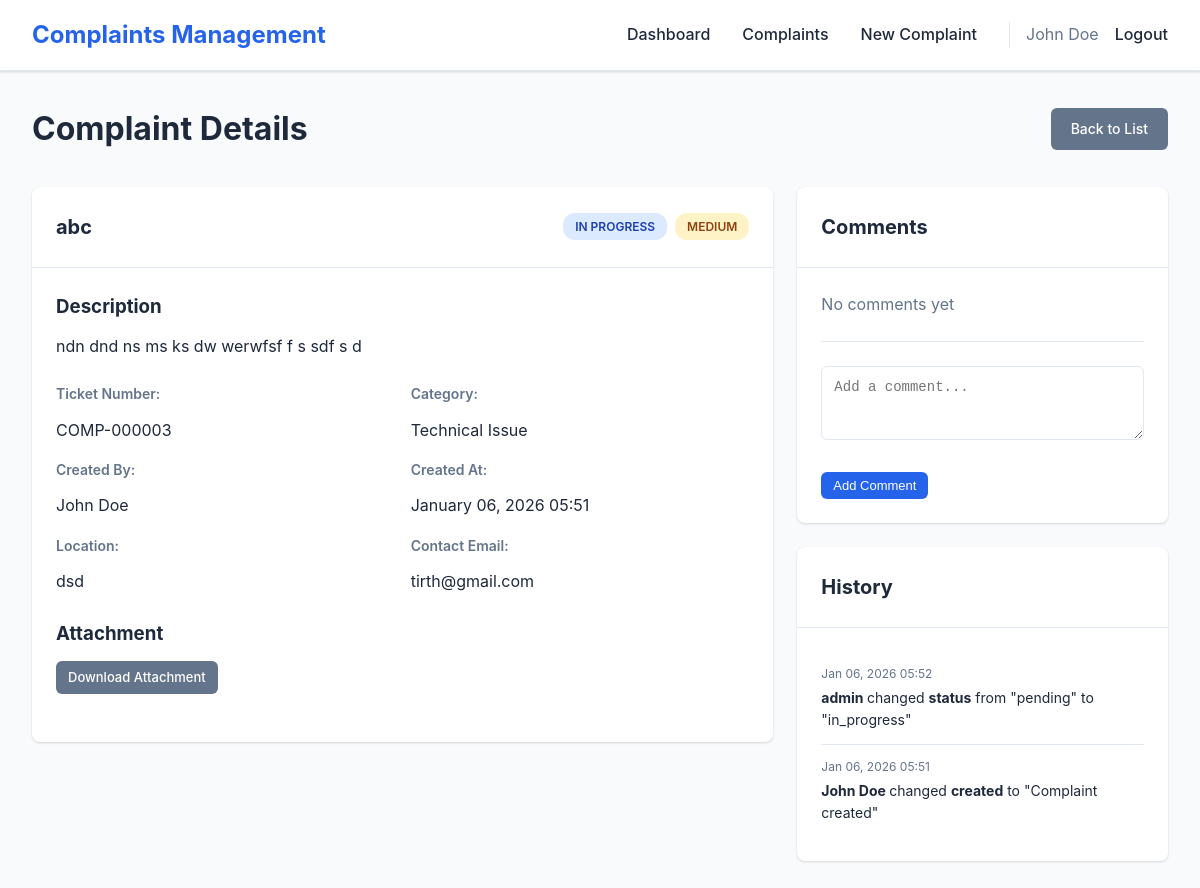
Page /complaint/COMP-000003/ (signed in) on the committed database.
### complaints/models.py (models this page shows, shortened)
class Complaint(models.Model):
    STATUS_CHOICES = [
        ('pending', 'Pending'),
        ('in_progress', 'In Progress'),
        ('resolved', 'Resolved'),
        ('closed', 'Closed'),
        ('rejected', 'Rejected'),
    ]
    PRIORITY_CHOICES = [
        ('low', 'Low'),
        ('medium', 'Medium'),
        ('high', 'High'),
        ('urgent', 'Urgent'),
    ]
    ticket_number = models.CharField(max_length=20, unique=True, editable=False)
    title = models.CharField(max_length=200)
    description = models.TextField()
    category = models.ForeignKey(ComplaintCategory, on_delete=models.SET_NULL, null=True, blank=True)
    status = models.CharField(max_length=20, choices=STATUS_CHOICES, default='pending')
    priority = models.CharField(max_length=20, choices=PRIORITY_CHOICES, default='medium')
    created_by = models.ForeignKey(User, on_delete=models.CASCADE, related_name='complaints_created')
    assigned_to = models.ForeignKey(User, on_delete=models.SET_NULL, null=True, blank=True, related_name='complaints_assigned')
    created_at = models.DateTimeField(auto_now_add=True)
    updated_at = models.DateTimeField(auto_now=True)
    resolved_at = models.DateTimeField(null=True, blank=True)
    location = models.CharField(max_length=200, blank=True)
    contact_email = models.EmailField(blank=True)
    contact_phone = models.CharField(max_length=20, blank=True)
    attachment = models.FileField(upload_to='complaint_attachments/', blank=True, null=True)
    resolution_notes = models.TextField(blank=True)
    class Meta:
        ordering = ['-created_at']
        indexes = [
            models.Index(fields=['status']),
            models.Index(fields=['priority']),
            models.Index(fields=['created_at']),
        ]

class ComplaintCategory(models.Model):
    name = models.CharField(max_length=100, unique=True)
    description = models.TextField(blank=True)
    created_at = models.DateTimeField(auto_now_add=True)
    class Meta:
        verbose_name_plural = "Complaint Categories"
        ordering = ['name']

class ComplaintHistory(models.Model):
    complaint = models.ForeignKey(Complaint, on_delete=models.CASCADE, related_name='history')
    changed_by = models.ForeignKey(User, on_delete=models.SET_NULL, null=True)
    field_name = models.CharField(max_length=50)
    old_value = models.CharField(max_length=200, blank=True)
    new_value = models.CharField(max_length=200, blank=True)
    changed_at = models.DateTimeField(auto_now_add=True)
    class Meta:
        ordering = ['-changed_at']
        verbose_name_plural = "Complaint Histories"

### complaints/views.py (the view)
# urls.py: path('complaint/<str:ticket_number>/', views.complaint_detail, name='complaint_detail'),
@login_required
def complaint_detail(request, ticket_number):
    complaint = get_object_or_404(Complaint, ticket_number=ticket_number)
    user = request.user
    if not user.is_staff and complaint.created_by != user:
        messages.error(request, 'You do not have permission to view this complaint.')
        return redirect('complaints_list')
    comments = complaint.comments.all()
    history = complaint.history.all()[:20]
    context = {
        'complaint': complaint,
        'comments': comments,
        'history': history,
        'is_staff': user.is_staff,
        'can_edit': user.is_staff or complaint.created_by == user,
        'status_choices': Complaint.STATUS_CHOICES,
        'priority_choices': Complaint.PRIORITY_CHOICES,
    }
    return render(request, 'complaints/complaint_detail.html', context)

### templates/complaints/complaint_detail.html (shortened to what this page needs)
{% extends 'complaints/base.html' %}
{% block content %}
<div class="page-container">
    <div class="page-header">
        <h1>Complaint Details</h1>
        <a href="{% url 'complaints_list' %}" class="btn btn-secondary">Back to List</a>
    </div>
    <div class="complaint-detail-grid">
        <div class="complaint-main">
            <div class="card">
                <div class="card-header">
                    <h2>{{ complaint.title }}</h2>
                    <div class="complaint-meta">
                        <span class="status-badge status-{{ complaint.status }}">{{ complaint.get_status_display }}</span>
                        <span class="priority-badge priority-{{ complaint.priority }}">{{ complaint.get_priority_display }}</span>
                    </div>
                </div>
                <div class="card-body">
                    <div class="detail-section">
                        <h3>Description</h3>
                        <p>{{ complaint.description|linebreaks }}</p>
                    </div>
                    <div class="detail-row">
                        <div class="detail-item">
                            <label>Ticket Number:</label>
                            <span>{{ complaint.ticket_number }}</span>
                        </div>
                        <div class="detail-item">
                            <label>Category:</label>
                            <span>{{ complaint.category.name|default:"N/A" }}</span>
                        </div>
                        <div class="detail-item">
                            <label>Created By:</label>
                            <span>{{ complaint.created_by.get_full_name|default:complaint.created_by.username }}</span>
                        </div>
                        <div class="detail-item">
                            <label>Created At:</label>
                            <span>{{ complaint.created_at|date:"F d, Y H:i" }}</span>
                        </div>
                        {% if complaint.location %}
                        <div class="detail-item">
                            <label>Location:</label>
                            <span>{{ complaint.location }}</span>
                        </div>
                        {% endif %}
                        {% if complaint.contact_email %}
                        <div class="detail-item">
                            <label>Contact Email:</label>
                            <span>{{ complaint.contact_email }}</span>
                        </div>
                        {% endif %}
                    </div>
                    {% if complaint.attachment %}
                    <div class="detail-section">
                        <h3>Attachment</h3>
                        <a href="{{ complaint.attachment.url }}" target="_blank" class="btn btn-sm btn-secondary">Download Attachment</a>
                    </div>
                    {% endif %}
                </div>
            </div>
        </div>
        <div class="complaint-sidebar">
            <div class="card">
                <div class="card-header">
                    <h3>Comments</h3>
                </div>
                <div class="card-body">
                    <div id="comments-list">
                        {% for comment in comments %}
                        <div class="comment-item {% if comment.is_internal %}comment-internal{% endif %}">
                            <div class="comment-header">
                                <strong>{{ comment.user.get_full_name|default:comment.user.username }}</strong>
                                {% if comment.is_internal %}
                                <span class="badge badge-info">Internal</span>
                                {% endif %}
                                <span class="comment-time">{{ comment.created_at|date:"M d, Y H:i" }}</span>
                            </div>
                            <div class="comment-body">{{ comment.comment|linebreaks }}</div>
                        </div>
                        {% empty %}
                        <p class="text-muted">No comments yet</p>
                        {% endfor %}
                    </div>
                    <form id="commentForm" class="comment-form">
                        <div class="form-group">
                            <textarea id="comment-text" class="form-control" rows="3" placeholder="Add a comment..." required></textarea>
                        </div>
                        <button type="submit" class="btn btn-primary btn-sm">Add Comment</button>
                    </form>
                </div>
            </div>
            <div class="card">
                <div class="card-header">
                    <h3>History</h3>
                </div>
                <div class="card-body">
                    <div class="history-list">
                        {% for entry in history %}
                        <div class="history-item">
                            <div class="history-time">{{ entry.changed_at|date:"M d, Y H:i" }}</div>
                            <div class="history-detail">
                                <strong>
                                    {% if entry.changed_by %}
                                        {{ entry.changed_by.get_full_name|default:entry.changed_by.username }}
                                    {% else %}
                                        System
                                    {% endif %}
                                </strong>
                                changed <strong>{{ entry.field_name }}</strong>
                                {% if entry.old_value and entry.new_value %}
                                from "{{ entry.old_value }}" to "{{ entry.new_value }}"
                                {% elif entry.new_value %}
                                to "{{ entry.new_value }}"
                                {% endif %}
                            </div>
                        </div>
                        {% empty %}
                        <p class="text-muted">No history available</p>
                        {% endfor %}
                    </div>
                </div>
            </div>
        </div>
    </div>
</div>
{% endblock %}

### templates/complaints/base.html (shortened to what this page needs)
<!DOCTYPE html>
<html lang="en">
<head>
    <link rel="stylesheet" href="/static/css/style.css">
</head>
<body>
    {% if user.is_authenticated %}
    <nav class="navbar">
        <div class="nav-container">
            <div class="nav-brand">
                <h2>Complaints Management</h2>
            </div>
            <ul class="nav-menu">
                <li><a href="{% url 'dashboard' %}">Dashboard</a></li>
                <li><a href="{% url 'complaints_list' %}">Complaints</a></li>
                <li><a href="{% url 'create_complaint' %}">New Complaint</a></li>
                <li class="nav-user">
                    <span>{{ user.get_full_name|default:user.username }}</span>
                    <a href="{% url 'logout' %}">Logout</a>
                </li>
            </ul>
        </div>
    </nav>
    {% endif %}
    <main class="main-content">
        {% block content %}{% endblock %}
    </main>
</body>
</html>

### static/css/style.css (style rules this page uses)
* { margin: 0; padding: 0; box-sizing: border-box; }
:root { --primary-color: #2563eb; --primary-dark: #1e40af; --secondary-color: #64748b; --success-color: #10b981; --warning-color: #f59e0b; --danger-color: #ef4444; --info-color: #3b82f6; --bg-color: #f8fafc; --card-bg: #ffffff; --text-primary: #1e293b; --text-secondary: #64748b; --border-color: #e2e8f0; --shadow: 0 1px 3px 0 rgba(0, 0, 0, 0.1), 0 1px 2px 0 rgba(0, 0, 0, 0.06); --shadow-lg: 0 10px 15px -3px rgba(0, 0, 0, 0.1), 0 4px 6px -2px rgba(0, 0, 0, 0.05); }
body { font-family: -apple-system, BlinkMacSystemFont, 'Segoe UI', Roboto, 'Helvetica Neue', Arial, sans-serif; background-color: var(--bg-color); color: var(--text-primary); line-height: 1.6; }
.navbar { background: var(--card-bg); border-bottom: 1px solid var(--border-color); box-shadow: var(--shadow); position: sticky; top: 0; z-index: 1000; }
.nav-container { max-width: 1400px; margin: 0 auto; padding: 1rem 2rem; display: flex; justify-content: space-between; align-items: center; }
.nav-brand h2 { color: var(--primary-color); font-size: 1.5rem; }
.nav-menu { display: flex; list-style: none; gap: 2rem; align-items: center; }
.nav-menu a { text-decoration: none; color: var(--text-primary); font-weight: 500; transition: color 0.2s; }
.nav-user { display: flex; align-items: center; gap: 1rem; padding-left: 1rem; border-left: 1px solid var(--border-color); }
.nav-user span { color: var(--text-secondary); }
.main-content { min-height: calc(100vh - 80px); padding: 2rem; }
.page-container, .dashboard-container { max-width: 1400px; margin: 0 auto; }
.page-header { display: flex; justify-content: space-between; align-items: center; margin-bottom: 2rem; }
.page-header h1 { font-size: 2rem; color: var(--text-primary); }
.card { background: var(--card-bg); border-radius: 8px; box-shadow: var(--shadow); margin-bottom: 1.5rem; overflow: hidden; }
.card-header { padding: 1.5rem; border-bottom: 1px solid var(--border-color); display: flex; justify-content: space-between; align-items: center; }
.card-header h2, .card-header h3 { margin: 0; font-size: 1.25rem; }
.card-body { padding: 1.5rem; }
.btn { display: inline-block; padding: 0.625rem 1.25rem; border: none; border-radius: 6px; font-size: 0.875rem; font-weight: 500; text-decoration: none; cursor: pointer; transition: all 0.2s; text-align: center; }
.btn-primary { background: var(--primary-color); color: white; }
.btn-secondary { background: var(--secondary-color); color: white; }
.btn-sm { padding: 0.375rem 0.75rem; font-size: 0.8125rem; }
.form-group { margin-bottom: 1.5rem; }
.form-control { width: 100%; padding: 0.75rem; border: 1px solid var(--border-color); border-radius: 6px; font-size: 0.875rem; transition: border-color 0.2s; }
label { display: block; margin-bottom: 0.5rem; font-weight: 500; color: var(--text-primary); }
.text-muted { color: var(--text-secondary); }
.status-badge, .priority-badge { display: inline-block; padding: 0.25rem 0.75rem; border-radius: 12px; font-size: 0.75rem; font-weight: 600; text-transform: uppercase; }
.status-in_progress { background: #dbeafe; color: #1e40af; }
.priority-medium { background: #fef3c7; color: #92400e; }
.complaint-detail-grid { display: grid; grid-template-columns: 2fr 1fr; gap: 1.5rem; }
.complaint-meta { display: flex; gap: 0.5rem; }
.detail-section { margin-bottom: 1.5rem; }
.detail-section h3 { margin-bottom: 0.75rem; color: var(--text-primary); }
.detail-row { display: grid; grid-template-columns: repeat(auto-fit, minmax(250px, 1fr)); gap: 1rem; margin-bottom: 1.5rem; }
.detail-item { display: flex; flex-direction: column; gap: 0.25rem; }
.detail-item label { font-weight: 600; color: var(--text-secondary); font-size: 0.875rem; }
.detail-item span { color: var(--text-primary); }
.comment-form { margin-top: 1.5rem; padding-top: 1.5rem; border-top: 1px solid var(--border-color); }
.history-list { max-height: 400px; overflow-y: auto; }
.history-item { padding: 0.75rem 0; border-bottom: 1px solid var(--border-color); }
.history-item:last-child { border-bottom: none; }
.history-time { font-size: 0.75rem; color: var(--text-secondary); margin-bottom: 0.25rem; }
.history-detail { font-size: 0.875rem; color: var(--text-primary); }

### rows in the picture
Complaint: title "abc", status "IN PROGRESS", priority "MEDIUM", description "ndn dnd ns ms ks dw werwfsf f s sdf s d", ticket_number "COMP-000003", category.name "Technical Issue", created_by.get_full_name "John Doe", created_at "January 06, 2026 05:51", location "dsd", contact_email "tirth@gmail.com"
ComplaintHistory: changed_at "Jan 06, 2026 05:52", changed_by.get_full_name "admin", field_name "status", old_value "pending", new_value "in_progress"
ComplaintHistory: changed_at "Jan 06, 2026 05:51", changed_by.get_full_name "John Doe", field_name "created", new_value "Complaint created"

### other values in the picture
{{ user.get_full_name|default:user.username }} "John Doe"
